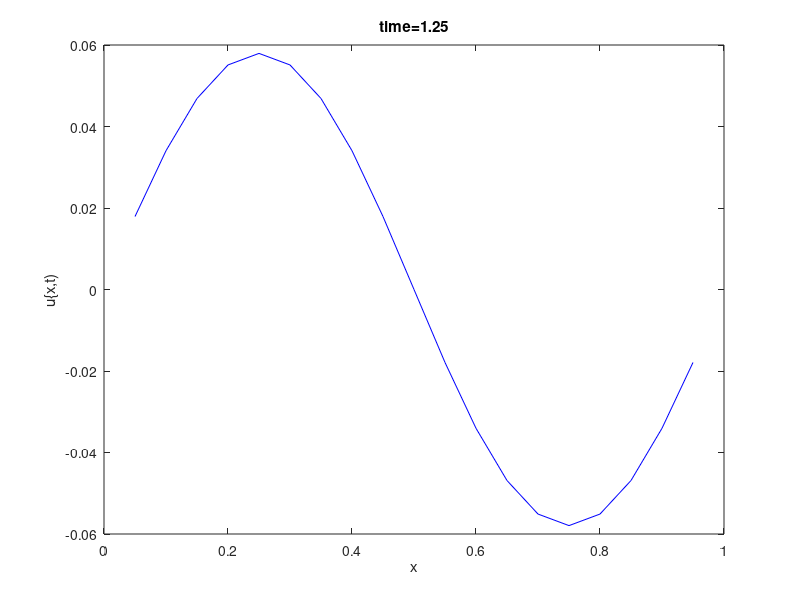

This chart was generated by the following MATLAB code:
clear all

%%Define IC and constants
J=20; dx=1/J; dt=0.001;
s=(dt^2)/(dx^2);
c=4;
steps=1125;
time=steps*dt;
k=c*s;

x=linspace(0+dx,1-dx,J-1);
u0=zeros(J-1,1);
for i=1:J-1
u0(i)=sin(2*pi*x(i));
end


Uprev=u0;
U=zeros(J-1,1);
%%scheme to initialise u(i=1,j)
U(1)=u0(1)+(k/2)*(u0(2)-2*u0(1));          %%u0(i-1)=0
U(J-1)=u0(J-1)+(k/2)*(-2*u0(J-1)+u0(J-2));  %%u0(J)=0
for i=2:J-2
U(i)=u0(i)+(k/2)*(u0(i+1)-2*u0(i)+u0(i-1));
end

A=zeros(J-1,J-1);
%%row 0 and row j+1 are zeroes bc BCs define u0=uj=0 for all t
A(1,1)=2-2*k;
A(1,2)=k;
A(J-1,J-2)=k;
A(J-1,J-1)=2-2*k;

for j=2:J-2
A(j,j-1)=k;
A(j,j+1)=k;
A(j,j)=2-2*k;
end

Ustorage=zeros(J-1,1);
for n=1:steps-1
Ustorage=U;
U=A*U-Uprev;
Uprev=Ustorage;
end


plot(x,U,'b');
title('time=1.25')
xlabel('x')
ylabel('u{x,t)')
hold on

